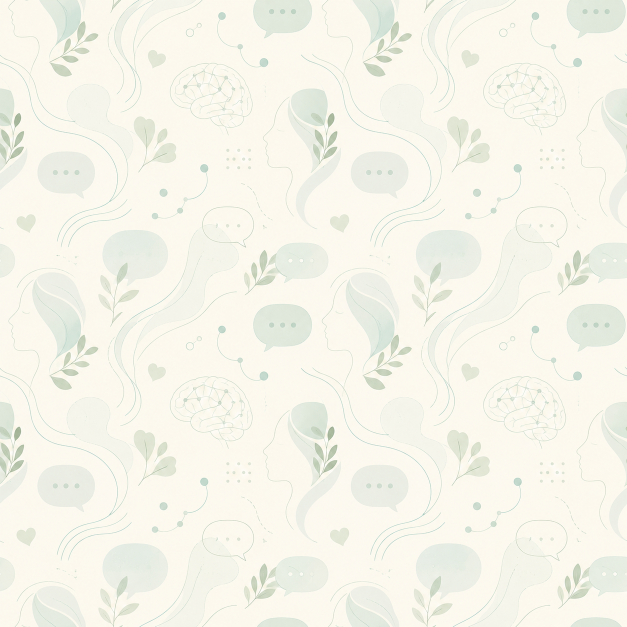
#> input picture assets/fondoWA.png, 1254 x 1254 px, found by its file name (shown at 1/2 size)
$ python generate_reference_assets.py ../assets/fondoWA.png
#> lines starting #> are read from the running program, lines starting #| are printed output that depends on the picture
from __future__ import annotations

import argparse
from pathlib import Path

import cv2
import numpy as np
from PIL import Image, ImageEnhance, ImageFilter, ImageOps


ROOT = Path(__file__).resolve().parents[1]
REFERENCE_DIR = ROOT / "assets" / "referencias"
DEFAULT_BASE_SIZE = (2560, 1107)
DEFAULT_RETINA_SIZE = (5120, 2214)


def parse_size(raw: str) -> tuple[int, int]:
    try:
        width_text, height_text = raw.lower().split("x", 1)
        width = int(width_text)
        height = int(height_text)
    except ValueError as exc:
        raise argparse.ArgumentTypeError("Use the format WIDTHxHEIGHT, for example 2560x1107.") from exc

    if width <= 0 or height <= 0:
        raise argparse.ArgumentTypeError("Both dimensions must be positive integers.")

    return width, height


def normalize_stem(stem: str) -> str:
#> called with stem = 'fondoWA'
    for suffix in ("@2x", "@1x", "@3x"):
        if stem.endswith(suffix):
            return stem[: -len(suffix)]
#> in build_variant, image is the input picture: PIL image 1254x1254 RGB; mean R, G, B 245.9, 244.6, 234.2
    return stem


def resolve_source_path(raw_source: str, source_dir: Path) -> Path:
    source_path = Path(raw_source)
    if source_path.is_absolute():
        return source_path
    return source_dir / source_path


def display_path(path: Path) -> Path:
    try:
        return path.relative_to(ROOT)
    except ValueError:
        return path


def resize_for_reference(image: Image.Image, size: tuple[int, int]) -> Image.Image:
#> called with size = (2560, 1107)
    fitted = ImageOps.fit(
        ImageOps.exif_transpose(image).convert("RGB"),
        size,
        method=Image.Resampling.LANCZOS,
        centering=(0.5, 0.5),
    )
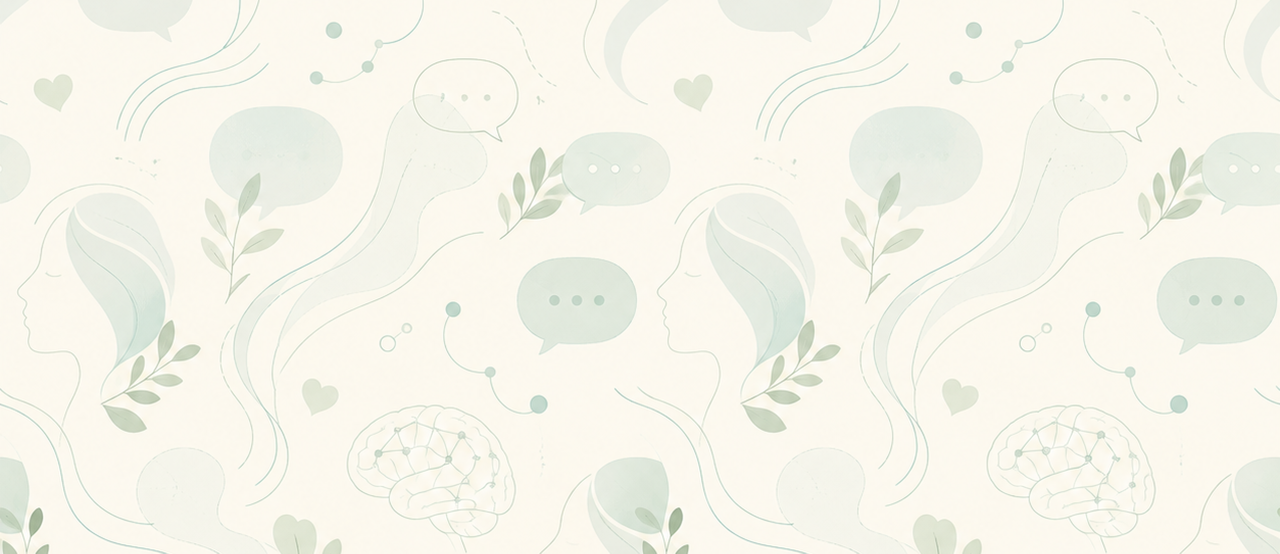
#> fitted: PIL image 2560x1107 RGB (shown at 1/2 size); mean R, G, B 245.9, 244.7, 234.3

    # The reference screens are mostly clean UI captures, so a light
    # contrast-and-sharpness pass keeps text more legible after scaling
    # without overcooking the background.
    array = np.array(fitted)
    array = cv2.fastNlMeansDenoisingColored(array, None, 2, 2, 7, 21)

    lab = cv2.cvtColor(array, cv2.COLOR_RGB2LAB)
#> lab: shape (1107, 2560, 3); mean of channels 0, 1, 2 245.4, 127, 132.4
    lightness, a_channel, b_channel = cv2.split(lab)
    clahe = cv2.createCLAHE(clipLimit=1.55, tileGridSize=(8, 8))
    lightness = clahe.apply(lightness)
    lab = cv2.merge((lightness, a_channel, b_channel))
#> lab: shape (1107, 2560, 3); mean of channels 0, 1, 2 239.1, 127, 132.4

    fitted = Image.fromarray(cv2.cvtColor(lab, cv2.COLOR_LAB2RGB))
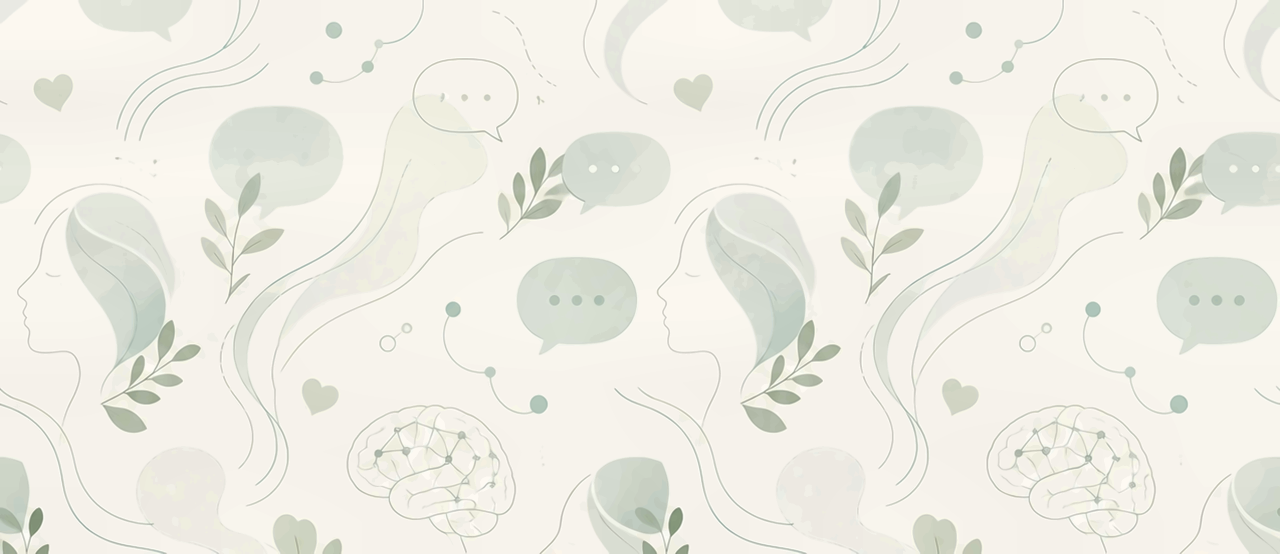
#> fitted: PIL image 2560x1107 RGB (shown at 1/2 size); mean R, G, B 238.9, 237.3, 228.7
    fitted = ImageEnhance.Contrast(fitted).enhance(1.05)
    fitted = ImageEnhance.Sharpness(fitted).enhance(1.28)
    fitted = fitted.filter(
        ImageFilter.UnsharpMask(
            radius=1.0,
            percent=190,
            threshold=1,
        ),
    )

    return fitted


def build_variant(
    source_path: Path,
    destination_path: Path,
    size: tuple[int, int],
) -> None:
    with Image.open(source_path) as image:
        resized = resize_for_reference(image, size)

    destination_path.parent.mkdir(parents=True, exist_ok=True)
    resized.save(destination_path, format="PNG", optimize=True, compress_level=9)
    print(f"Created {display_path(destination_path)} -> {size[0]}x{size[1]}")


def build_reference_asset(
    source_path: Path,
    base_size: tuple[int, int],
    retina_size: tuple[int, int],
) -> None:
    if not source_path.exists():
        print(f"Skipping missing source: {display_path(source_path)}")
        return

    stem = normalize_stem(source_path.stem)
    base_destination = source_path.with_name(f"{stem}.png")
    retina_destination = source_path.with_name(f"{stem}@2x.png")

    build_variant(source_path, base_destination, base_size)

    if retina_size != base_size:
        build_variant(source_path, retina_destination, retina_size)
#> (the run stopped early here; a loop or call above may not have finished)
